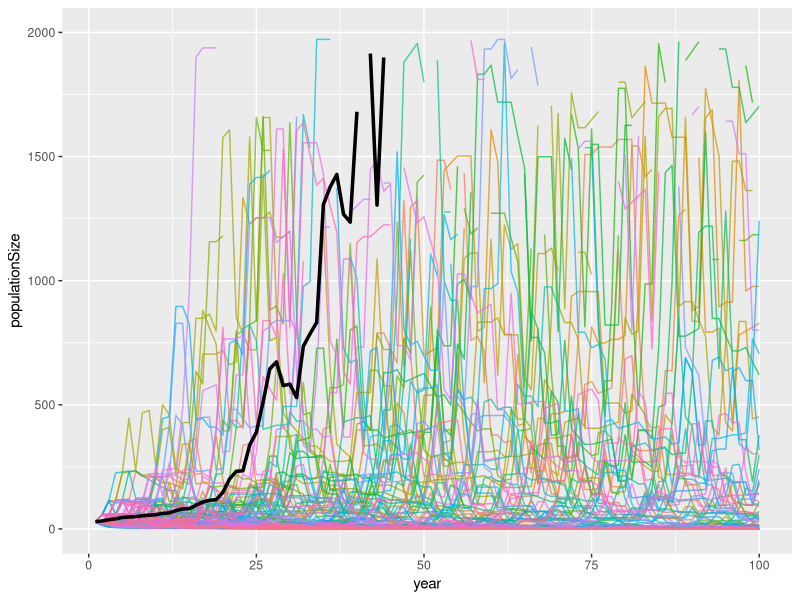
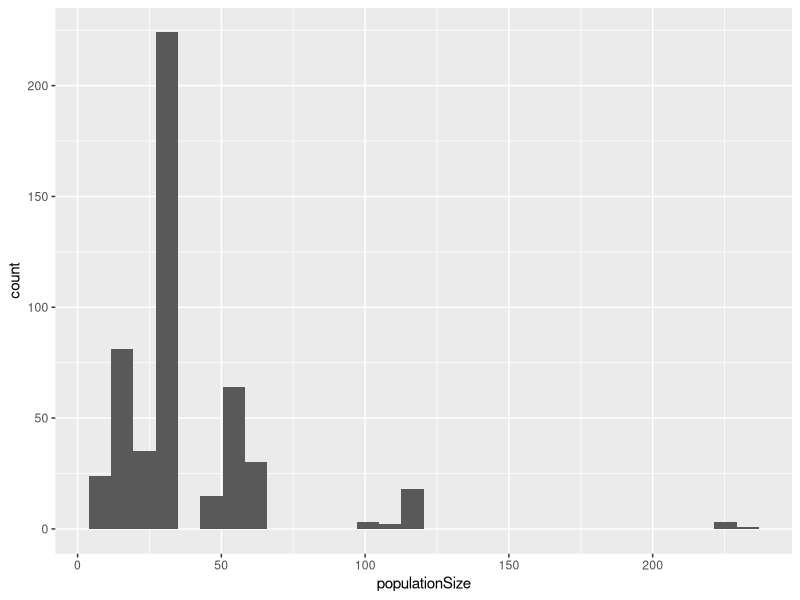
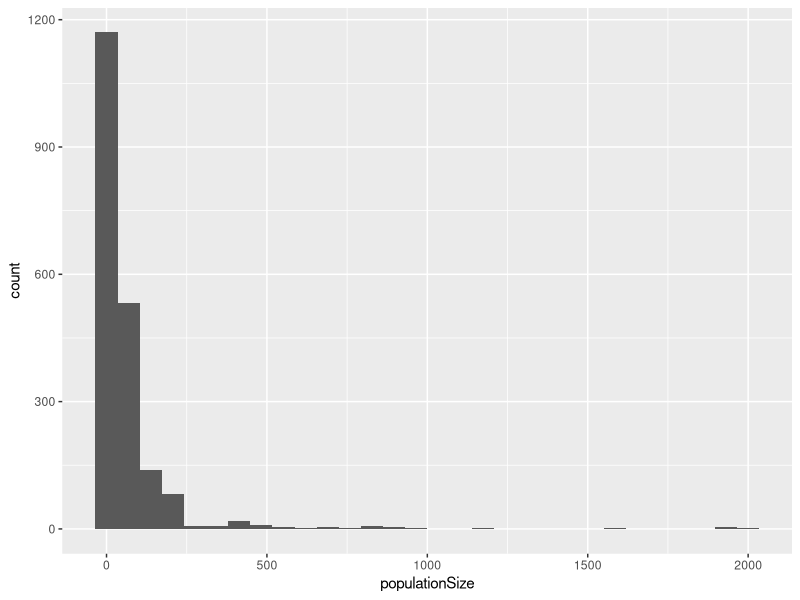
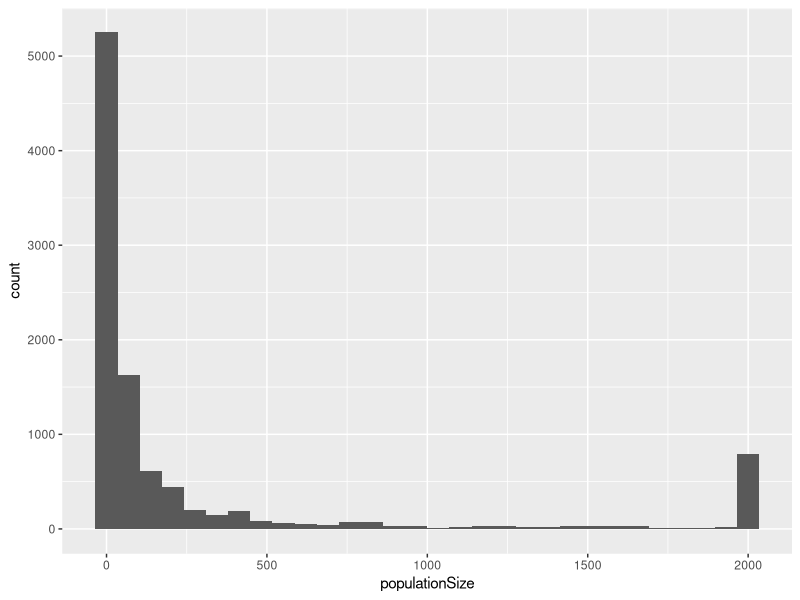
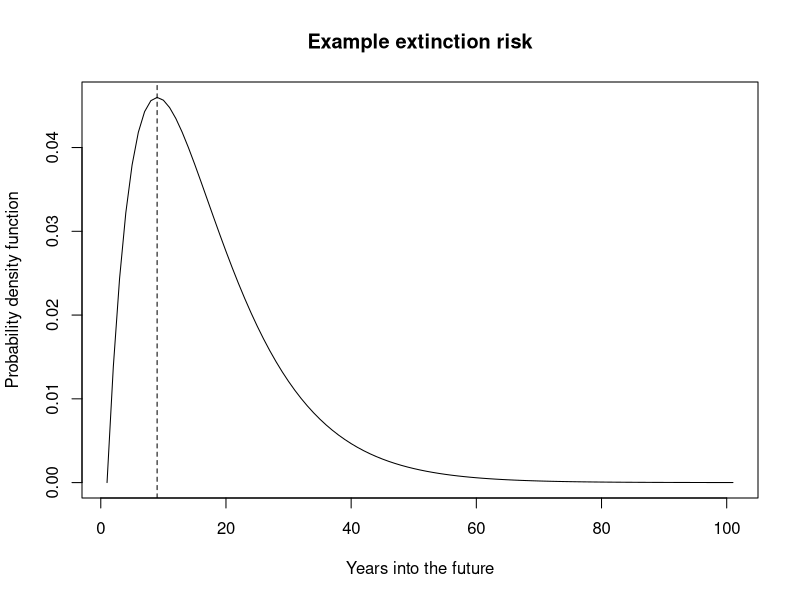
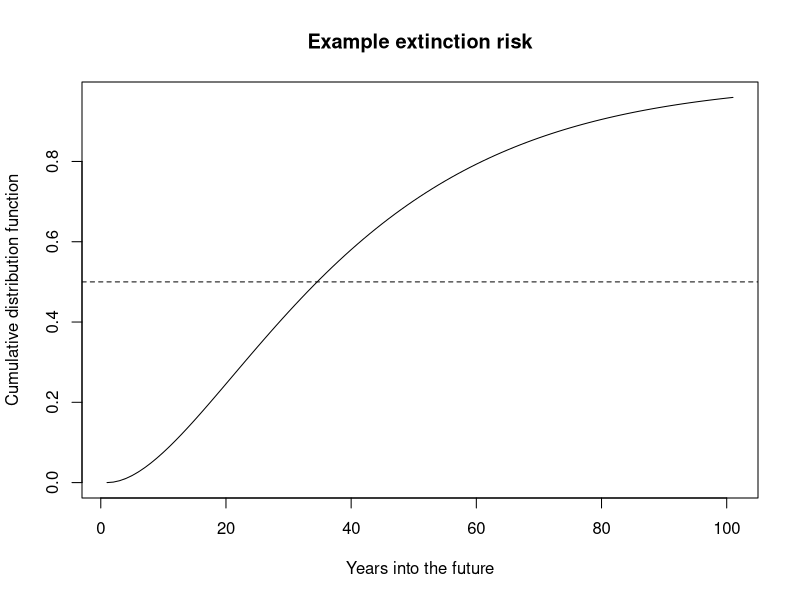

The R source for these figures, in order:
## ---- chunk 1
### PROGRAM RandDraw.m, translated to RandDraw.R
### Performs multiple simulations of discrete exponential growth trajectores using a set of observed lambda values

### Load R libraries
# This code only uses three optional libraries, ggplot2 and the tidyverse packages tidyr and dplyr
# These packages are only used to make the plots produced by population simulations, but are not necessary for the actual simulations. 
# If you'd rather not install and load these libraries, it won't affect the population simulation steps
library(ggplot2)
library(tidyverse)
## ---- chunk 2
### SIMULATION PARAMETERS
# The observed lambda values to sample from. Each has equal draw probability.
lams <- c(1.00, 1.98, 1.02, 0.92, 0.53) 
# Original population size at t=0
numzero <- 29
# Number of years to simulate 
tmax <- 100
# How many replicates of the time series should be created
numreps <- 100
# We ignore 'outname' in R because our results will exist in our R session

### MODEL
# This replaces the rand(...) MATLAB command, sets the seed for the random number generator
# SN: Unlike MATLAB, R does not require setting the seed for randomization, but setting it to 123 will ensure that your results match the ones I generated here
set.seed(seed=123) 
numlambs <- length(lams) # How many lambda values are there?

# To generate a matrix of lambdas to use for each year/simulation:
#    a. Create a 100x100 matrix (one index for each value of 1:tmax and 1:numreps
#    b. For each value in the matrix, randomly sample a value of lambda (with replacement) from the lams list
# This combines the commands that create intvalues and lambdas in the original M+D MATLAB code
lambdas <- matrix(nrow=tmax, ncol=numreps, data=sample(lams, tmax*numreps, replace=T))
dim(lambdas) # Just to check if it matches our expectations of size and values
unique(as.numeric(lambdas))
## ---- chunk 3
# Now we need to initialize population size
initpopsize <- rep(numzero, numreps) # initpopsize is a length-100 vector filled with 29, our starting population size

# For each year of the simulation, multiply the current population size by the lambdas*last year's population size
#   a) Initialize the popsizes matrix with NaN values - this will be populated later
#   b) For each year, calculate the new population size following deterministic growth with that year's lambda_t
# SN: There is likely a faster/more code-efficient way to do this; please raise an Issue on GitHub if you know a better solution
popsizes <- matrix(nrow=tmax, ncol=numreps, data=NaN)
popsizes[1,] <- initpopsize # The first row of our simulation (i.e. our first year) is 29 for all replications
# Now iterate over years to calculate the new population size
# If the previous year's population is less than one, enforce a new population size of 0 
#    This ensures that we don't see populations with less than 1 individual (e.g. 0.5) rebuilding the population
for(y in 2:tmax){
  lambdas.year <- lambdas[y-1,]
  # Temporary vector indicating whether the population is extinct in the past year or not
  notextinct.tmp <- (popsizes[y-1,]>=1)*1
  popsizes[y,] <- popsizes[y-1,]*lambdas.year*notextinct.tmp
}

# Let's check on how the first few years of simulation look in the first 10 replications
# after giving the matrix some better column and row names
colnames(popsizes) <- paste0('rep',1:numreps)
# rownames(popsizes) <- paste0('y',1:tmax)

head(popsizes[,1:10])
## ---- chunk 4
# Now identify situations in which the population went extinct
notextinct <- (popsizes>=1)*1
table(notextinct)
## ---- chunk 5
# Find the biggest population size
maxN <- 0.5*max(popsizes)
maxN
## ---- chunk 6
# Calculate the geometric mean for lambda
stochL <- prod(lams)^(1/numlambs)
# Calculate the expected population at tmax
expectedNt <- numzero*(stochL^tmax)

cat('Stochastic lambda:', stochL); cat('\nExpected N at t=tmax:', expectedNt) 
## ---- chunk 7
# We're going to skip writing to the worksheet and plot the population sizes using ggplot
# Find the average population size for each year, averaging across replications
averageN <- data.frame(averagePop=rowMeans(popsizes[,1:100]),
                       year=1:tmax)

# Let's get to the histogram in a moment, first let's see a time series
#    To do this, I'm going to first rearrange the dataframe using tidyr
popsizes.mod <- as.data.frame(popsizes) %>% 
  gather(key = rep, value = populationSize) %>% 
  mutate(year = rep(1:tmax,numreps))
  # I need to add the +1 here to account for the annual mean values

ggplot(data=as.data.frame(popsizes.mod), aes(x=year, y=populationSize, color=rep)) + 
  geom_line(alpha=0.7) + # plot out our replicated series
  geom_line(data=averageN, aes(y=averagePop, x=year), color='black', size=1.2) + # Plot the average size overtop
  ylim(0,2000) + # limit our y axis from 0 to 2000
  theme(legend.position = 'none') # get rid of the legend
## ---- chunk 8
bounded.popsizes <- popsizes.mod
bounded.popsizes$populationSize[which(bounded.popsizes$populationSize>2000)] <- 2000

# Let's check that worked:
summary(bounded.popsizes)
# Good, the max value is 2000.
## ---- chunk 9
# Histogram for the first 5 years
ggplot(data=bounded.popsizes[which(bounded.popsizes$year %in% c(1:5)),], aes(x=populationSize)) +
  geom_histogram()
## ---- chunk 10
# For the first 20 years
ggplot(data=bounded.popsizes[which(bounded.popsizes$year %in% c(1:20)),], aes(x=populationSize)) +
  geom_histogram()
## ---- chunk 11
# For the full 100 years
ggplot(data=bounded.popsizes, aes(x=populationSize)) +
  geom_histogram()
## ---- chunk 12
plot(dgamma(x=seq(0,100),shape=2, scale=8),type = 'l', ylab='Probability density function',xlab='Years into the future', main='Example extinction risk')
abline(v = which(dgamma(x=seq(0,100),shape=2, scale=8) == max(dgamma(x=seq(0,100),shape=2, scale=8))), lty=2)
## ---- chunk 13
plot(pgamma(q=seq(0,100),shape=2, scale=20),type = 'l', ylab='Cumulative distribution function',xlab='Years into the future', main='Example extinction risk')
abline(h=0.5, lty=2)
